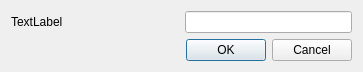
<?xml version="1.0" encoding="UTF-8"?>
<ui version="4.0">
 <class>DialogGetFloat</class>
 <widget class="QDialog" name="DialogGetFloat">
  <property name="geometry">
   <rect>
    <x>0</x>
    <y>0</y>
    <width>363</width>
    <height>69</height>
   </rect>
  </property>
  <property name="windowTitle">
   <string>Dialog</string>
  </property>
  <layout class="QGridLayout" name="gridLayout_2">
   <item row="0" column="0">
    <layout class="QGridLayout" name="gridLayout">
     <item row="0" column="0">
      <widget class="QLabel" name="labelFloat">
       <property name="sizePolicy">
        <sizepolicy hsizetype="Expanding" vsizetype="Preferred">
         <horstretch>0</horstretch>
         <verstretch>0</verstretch>
        </sizepolicy>
       </property>
       <property name="text">
        <string>TextLabel</string>
       </property>
      </widget>
     </item>
     <item row="0" column="1">
      <widget class="QLineEdit" name="editFloat">
       <property name="alignment">
        <set>Qt::AlignRight|Qt::AlignTrailing|Qt::AlignVCenter</set>
       </property>
      </widget>
     </item>
    </layout>
   </item>
   <item row="1" column="0">
    <widget class="QDialogButtonBox" name="buttonBox">
     <property name="orientation">
      <enum>Qt::Horizontal</enum>
     </property>
     <property name="standardButtons">
      <set>QDialogButtonBox::Cancel|QDialogButtonBox::Ok</set>
     </property>
    </widget>
   </item>
  </layout>
 </widget>
 <tabstops>
  <tabstop>editFloat</tabstop>
  <tabstop>buttonBox</tabstop>
 </tabstops>
 <resources/>
 <connections>
  <connection>
   <sender>buttonBox</sender>
   <signal>accepted()</signal>
   <receiver>DialogGetFloat</receiver>
   <slot>accept()</slot>
   <hints>
    <hint type="sourcelabel">
     <x>248</x>
     <y>254</y>
    </hint>
    <hint type="destinationlabel">
     <x>157</x>
     <y>274</y>
    </hint>
   </hints>
  </connection>
  <connection>
   <sender>buttonBox</sender>
   <signal>rejected()</signal>
   <receiver>DialogGetFloat</receiver>
   <slot>reject()</slot>
   <hints>
    <hint type="sourcelabel">
     <x>316</x>
     <y>260</y>
    </hint>
    <hint type="destinationlabel">
     <x>286</x>
     <y>274</y>
    </hint>
   </hints>
  </connection>
 </connections>
</ui>
